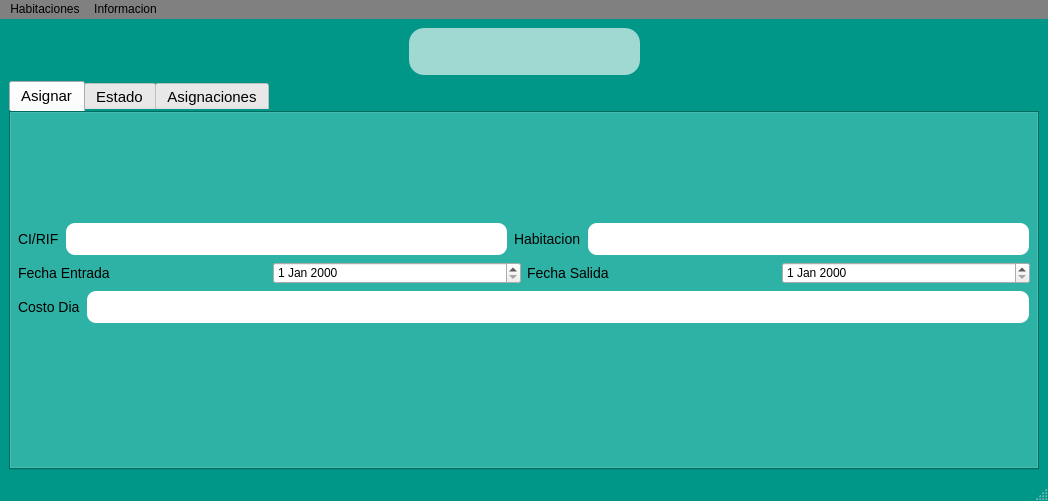
<?xml version="1.0" encoding="UTF-8"?>
<ui version="4.0">
 <class>VentanaHabitaciones</class>
 <widget class="QMainWindow" name="VentanaHabitaciones">
  <property name="geometry">
   <rect>
    <x>0</x>
    <y>0</y>
    <width>1048</width>
    <height>501</height>
   </rect>
  </property>
  <property name="windowTitle">
   <string>MainWindow</string>
  </property>
  <property name="styleSheet">
   <string notr="true">QPushButton#btnAsignar {
	border-radius: 15px;
	color: white;
	font-family: 'Roboto';
	font-size: 25px;
	image: url(&quot;../Iconos/mas.png&quot;);
}

QPushButton#btnEstado {
		border-radius: 15px;
		color: white;
		font-family: 'Roboto';
		font-size: 25px;
		image: url(&quot;../Iconos/lista.png&quot;);
}

QPushButton#btnAsignaciones {
		border-radius: 15px;
		color: white;
		font-family: 'Roboto';
		font-size: 25px;
		image: url(&quot;../Iconos/lista2.png&quot;);
}

QGroupBox {
	border-radius: 15px;
	background-color: #A0D8D2;
	font-family: 'Roboto';
}

QLineEdit {
	background-color: white;
	border-style: ouset;
	border-width: 2px;
	border-color: white;
	border-radius: 10px;
	font: bold 14px;
	min-width: 10em;
	padding: 6px;
}

QPushButton#btnAsignar:hover {
	background-color: #D3F9F8;
}

QPushButton#btnEstado:hover {
		background-color: #D3F9F8;
}

QPushButton#btnAsignaciones:hover {
		background-color: #D3F9F8;
}

QLabel {
	font-family: 'Roboto';
	font-size: 14px;
	border-style: inset;
}

QPushButton#btnAsignar_2 {
	border-radius: 15px;
	color: white;
	font-family: 'Roboto';
	font-size: 25px;
	image: url(&quot;../Iconos/usuario2.png&quot;);
}

QPushButton#btnLimpiar {
	border-radius: 15px;
	color: white;
	font-family: 'Roboto';
	font-size: 25px;
	image: url(&quot;../Iconos/limpiar.png&quot;);
}

QPushButton#btnCerrar_Asignar {
	border-radius: 15px;
	color: white;
	font-family: 'Roboto';
	font-size: 25px;
	image: url(&quot;../Iconos/cancelar.png&quot;);
}

QPushButton#btnAsignar_2:hover {
	background-color: green;
}

QPushButton#btnLimpiar:hover{
	background-color: #B9FFFD
}

QPushButton#btnCerrar_Asignar:hover {
	background-color: red;
}

QPushButton#btnCerrar_Estado{
	border-radius: 15px;
	font-family: 'Roboto';
	font-size: 25px;
	image: url(&quot;../Iconos/cancelar.png&quot;);
}
QPushButton#btnCerrar_Estado:hover{
	background-color: red;
}
QPushButton#btnEliminar {
	border-radius: 15px;
	color: white;
	font-family: 'Roboto';
	font-size: 25px;
	image: url(&quot;../Iconos/usuario3.png&quot;);
}
QPushButton#btnRecargar {
	border-radius: 15px;
	color: white;
	font-family: 'Roboto';
	font-size: 25px;
	image: url(&quot;../Iconos/archivo.png&quot;);
}
QPushButton#btnCerrar_Lista {
	border-radius: 15px;
	color: white;
	font-family: 'Roboto';
	font-size: 25px;
	image: url(&quot;../Iconos/cancelar.png&quot;);
}
QPushButton#btnAsignar{
	border-radius: 15px;
	color: white;
	font-family: 'Roboto';
	font-size: 25px;
	image: url(&quot;../Iconos/usuario4.png&quot;);
}
QPushButton#btnEliminar:hover{
	background-color: red;
}
QPushButton#btnAsignar:hover {
	background-color: green;
}

QPushButton#btnRecargar_Estado:hover {
		background-color: #D3F9F8;
}
QPushButton#btnLimpiar:hover {
		background-color: #D3F9F8;
}
QPushButton#btnCerrar_Estado:hover {
		background-color: red;
}
QPushButton#btnCerrar_Asignar:hover {
		background-color: red;
}
QTableWidget {
	border-radius: 15px;
	background-color: white;
}

QToolBox {
	border-radius: 15px;
	
}
QTabWidget {
	border-radius: 15px;
	background-color: white;
	font-family: 'Roboto';
	font-size: 15px;
}

QMenuBar {
	borde-radius: 15px;
	background-color:grey;
}
QAction {
	background-color: white;
}

QPushButton#btnRecargar_Estado {
	border-radius: 15px;
	color: white;
	font-family: 'Roboto';
	font-size: 25px;
	image: url(&quot;../Iconos/archivo.png&quot;);
}
QPushButton#btnRecargar:hover {
	background-color: #D3F9F8;
}

QPushButton#btnCerrar_Asignaciones {
	border-radius: 15px;
	color: white;
	font-family: 'Roboto';
	font-size: 25px;
	image: url(&quot;../Iconos/cancelar.png&quot;);
}

QPushButton#btnCerrar_Asignaciones:hover {
	background-color: red;
}
QMainWindow {
		background-color: #009688;
}

QTabWidget {
 border-size: 15px;
 background-color: #009688;
}</string>
  </property>
  <widget class="QWidget" name="centralwidget">
   <layout class="QGridLayout" name="gridLayout_22">
    <item row="0" column="0">
     <layout class="QGridLayout" name="gridLayout_20">
      <item row="0" column="0">
       <layout class="QGridLayout" name="gridLayout_3">
        <item row="0" column="0">
         <spacer name="horizontalSpacer">
          <property name="orientation">
           <enum>Qt::Horizontal</enum>
          </property>
          <property name="sizeHint" stdset="0">
           <size>
            <width>40</width>
            <height>20</height>
           </size>
          </property>
         </spacer>
        </item>
        <item row="0" column="1">
         <widget class="QGroupBox" name="gBHabitaciones">
          <property name="title">
           <string/>
          </property>
          <layout class="QGridLayout" name="gridLayout_2">
           <item row="0" column="0">
            <layout class="QGridLayout" name="gridLayout">
             <item row="0" column="0">
              <widget class="QPushButton" name="btnAsignar">
               <property name="toolTip">
                <string>&lt;html&gt;&lt;head/&gt;&lt;body&gt;&lt;p&gt;Asignar una habitacion a un cliente&lt;/p&gt;&lt;/body&gt;&lt;/html&gt;</string>
               </property>
               <property name="text">
                <string/>
               </property>
              </widget>
             </item>
             <item row="0" column="1">
              <widget class="QPushButton" name="btnEstado">
               <property name="toolTip">
                <string>&lt;html&gt;&lt;head/&gt;&lt;body&gt;&lt;p&gt;Ver el listado de las habitaciones&lt;/p&gt;&lt;/body&gt;&lt;/html&gt;</string>
               </property>
               <property name="text">
                <string/>
               </property>
              </widget>
             </item>
             <item row="0" column="2">
              <widget class="QPushButton" name="btnAsignaciones">
               <property name="toolTip">
                <string>&lt;html&gt;&lt;head/&gt;&lt;body&gt;&lt;p&gt;Ver lista de las asignaciones&lt;/p&gt;&lt;/body&gt;&lt;/html&gt;</string>
               </property>
               <property name="text">
                <string/>
               </property>
              </widget>
             </item>
            </layout>
           </item>
          </layout>
         </widget>
        </item>
        <item row="0" column="2">
         <spacer name="horizontalSpacer_2">
          <property name="orientation">
           <enum>Qt::Horizontal</enum>
          </property>
          <property name="sizeHint" stdset="0">
           <size>
            <width>40</width>
            <height>20</height>
           </size>
          </property>
         </spacer>
        </item>
       </layout>
      </item>
      <item row="1" column="0">
       <widget class="QTabWidget" name="tabHabitaciones">
        <property name="currentIndex">
         <number>0</number>
        </property>
        <widget class="QWidget" name="tabAsignar">
         <attribute name="title">
          <string>Asignar</string>
         </attribute>
         <layout class="QGridLayout" name="gridLayout_11">
          <item row="0" column="0">
           <layout class="QGridLayout" name="gridLayout_7">
            <item row="0" column="0">
             <layout class="QGridLayout" name="gridLayout_4">
              <item row="0" column="0">
               <layout class="QGridLayout" name="gridLayout_5">
                <item row="0" column="0">
                 <widget class="QLabel" name="lblCI_RIF">
                  <property name="toolTip">
                   <string>&lt;html&gt;&lt;head/&gt;&lt;body&gt;&lt;p&gt;Cedula o RIF del cliente&lt;/p&gt;&lt;/body&gt;&lt;/html&gt;</string>
                  </property>
                  <property name="text">
                   <string>CI/RIF</string>
                  </property>
                 </widget>
                </item>
                <item row="0" column="1">
                 <widget class="QLineEdit" name="leCI_RIF"/>
                </item>
                <item row="0" column="2">
                 <widget class="QLabel" name="lblHabitacion">
                  <property name="toolTip">
                   <string>&lt;html&gt;&lt;head/&gt;&lt;body&gt;&lt;p&gt;Numero de la habitacion&lt;/p&gt;&lt;/body&gt;&lt;/html&gt;</string>
                  </property>
                  <property name="text">
                   <string>Habitacion</string>
                  </property>
                 </widget>
                </item>
                <item row="0" column="3">
                 <widget class="QLineEdit" name="leHabitacion"/>
                </item>
               </layout>
              </item>
              <item row="1" column="0">
               <layout class="QGridLayout" name="gridLayout_6">
                <item row="0" column="0">
                 <widget class="QLabel" name="lblEntrada">
                  <property name="whatsThis">
                   <string>&lt;html&gt;&lt;head/&gt;&lt;body&gt;&lt;p&gt;Fecha en la que se le asigna la habitacion&lt;/p&gt;&lt;/body&gt;&lt;/html&gt;</string>
                  </property>
                  <property name="text">
                   <string>Fecha Entrada</string>
                  </property>
                 </widget>
                </item>
                <item row="0" column="1">
                 <widget class="QDateEdit" name="dateEntrada"/>
                </item>
                <item row="0" column="2">
                 <widget class="QLabel" name="lblSalida">
                  <property name="toolTip">
                   <string>&lt;html&gt;&lt;head/&gt;&lt;body&gt;&lt;p&gt;Fecha de salida del cliente&lt;/p&gt;&lt;/body&gt;&lt;/html&gt;</string>
                  </property>
                  <property name="text">
                   <string>Fecha Salida</string>
                  </property>
                 </widget>
                </item>
                <item row="0" column="3">
                 <widget class="QDateEdit" name="dateSalida"/>
                </item>
               </layout>
              </item>
              <item row="2" column="0">
               <layout class="QGridLayout" name="gridLayout_8">
                <item row="0" column="0">
                 <widget class="QLabel" name="lblCostoDia">
                  <property name="toolTip">
                   <string>&lt;html&gt;&lt;head/&gt;&lt;body&gt;&lt;p&gt;Costo del Dia&lt;/p&gt;&lt;/body&gt;&lt;/html&gt;</string>
                  </property>
                  <property name="text">
                   <string>Costo Dia</string>
                  </property>
                 </widget>
                </item>
                <item row="0" column="1">
                 <widget class="QLineEdit" name="leCostoDia"/>
                </item>
               </layout>
              </item>
             </layout>
            </item>
            <item row="1" column="0">
             <layout class="QGridLayout" name="gridLayout_9">
              <item row="0" column="0">
               <spacer name="horizontalSpacer_3">
                <property name="orientation">
                 <enum>Qt::Horizontal</enum>
                </property>
                <property name="sizeHint" stdset="0">
                 <size>
                  <width>40</width>
                  <height>20</height>
                 </size>
                </property>
               </spacer>
              </item>
              <item row="0" column="1">
               <layout class="QGridLayout" name="gridLayout_10">
                <item row="0" column="0">
                 <widget class="QPushButton" name="btnAsignar_2">
                  <property name="toolTip">
                   <string>&lt;html&gt;&lt;head/&gt;&lt;body&gt;&lt;p&gt;Asigna una habitacion al cliente&lt;/p&gt;&lt;/body&gt;&lt;/html&gt;</string>
                  </property>
                  <property name="text">
                   <string/>
                  </property>
                 </widget>
                </item>
                <item row="0" column="1">
                 <widget class="QPushButton" name="btnLimpiar">
                  <property name="toolTip">
                   <string>&lt;html&gt;&lt;head/&gt;&lt;body&gt;&lt;p&gt;Borrar todo lo escrito&lt;/p&gt;&lt;/body&gt;&lt;/html&gt;</string>
                  </property>
                  <property name="text">
                   <string/>
                  </property>
                 </widget>
                </item>
                <item row="0" column="2">
                 <widget class="QPushButton" name="btnCerrar_Asignar">
                  <property name="toolTip">
                   <string>&lt;html&gt;&lt;head/&gt;&lt;body&gt;&lt;p&gt;cierra la pestaña asignar&lt;/p&gt;&lt;/body&gt;&lt;/html&gt;</string>
                  </property>
                  <property name="text">
                   <string/>
                  </property>
                 </widget>
                </item>
               </layout>
              </item>
              <item row="0" column="2">
               <spacer name="horizontalSpacer_4">
                <property name="orientation">
                 <enum>Qt::Horizontal</enum>
                </property>
                <property name="sizeHint" stdset="0">
                 <size>
                  <width>40</width>
                  <height>20</height>
                 </size>
                </property>
               </spacer>
              </item>
             </layout>
            </item>
           </layout>
          </item>
         </layout>
        </widget>
        <widget class="QWidget" name="tabEstado">
         <attribute name="title">
          <string>Estado</string>
         </attribute>
         <layout class="QGridLayout" name="gridLayout_19">
          <item row="0" column="0">
           <layout class="QGridLayout" name="gridLayout_15">
            <item row="0" column="0">
             <layout class="QGridLayout" name="gridLayout_12">
              <item row="0" column="0">
               <widget class="QTableWidget" name="tablaEstado"/>
              </item>
             </layout>
            </item>
            <item row="1" column="0">
             <layout class="QGridLayout" name="gridLayout_13">
              <item row="0" column="0">
               <spacer name="horizontalSpacer_5">
                <property name="orientation">
                 <enum>Qt::Horizontal</enum>
                </property>
                <property name="sizeHint" stdset="0">
                 <size>
                  <width>40</width>
                  <height>20</height>
                 </size>
                </property>
               </spacer>
              </item>
              <item row="0" column="1">
               <layout class="QGridLayout" name="gridLayout_14">
                <item row="0" column="0">
                 <widget class="QLabel" name="lblGuardar">
                  <property name="text">
                   <string>Guardar</string>
                  </property>
                 </widget>
                </item>
                <item row="0" column="1">
                 <widget class="QComboBox" name="cBGuardar">
                  <item>
                   <property name="text">
                    <string>...</string>
                   </property>
                  </item>
                  <item>
                   <property name="text">
                    <string>PDF</string>
                   </property>
                  </item>
                  <item>
                   <property name="text">
                    <string>CSV</string>
                   </property>
                  </item>
                 </widget>
                </item>
               </layout>
              </item>
              <item row="0" column="4">
               <spacer name="horizontalSpacer_6">
                <property name="orientation">
                 <enum>Qt::Horizontal</enum>
                </property>
                <property name="sizeHint" stdset="0">
                 <size>
                  <width>40</width>
                  <height>20</height>
                 </size>
                </property>
               </spacer>
              </item>
              <item row="0" column="3">
               <widget class="QPushButton" name="btnCerrar_Estado">
                <property name="toolTip">
                 <string>&lt;html&gt;&lt;head/&gt;&lt;body&gt;&lt;p&gt;Cierra la lista de las habitaciones&lt;/p&gt;&lt;/body&gt;&lt;/html&gt;</string>
                </property>
                <property name="text">
                 <string/>
                </property>
               </widget>
              </item>
              <item row="0" column="2">
               <widget class="QPushButton" name="btnRecargar_Estado">
                <property name="toolTip">
                 <string>&lt;html&gt;&lt;head/&gt;&lt;body&gt;&lt;p&gt;Recargar la lista de las habitaciones&lt;/p&gt;&lt;/body&gt;&lt;/html&gt;</string>
                </property>
                <property name="text">
                 <string/>
                </property>
               </widget>
              </item>
             </layout>
            </item>
           </layout>
          </item>
         </layout>
        </widget>
        <widget class="QWidget" name="tabAsignaciones">
         <attribute name="title">
          <string>Asignaciones</string>
         </attribute>
         <layout class="QGridLayout" name="gridLayout_21">
          <item row="0" column="0">
           <layout class="QGridLayout" name="gridLayout_18">
            <item row="0" column="0">
             <layout class="QGridLayout" name="gridLayout_16">
              <item row="0" column="0">
               <widget class="QLineEdit" name="leBuscarAsignaciones">
                <property name="styleSheet">
                 <string notr="true">QLineEdit {background yellow
border-color: qradialgradient(spread:pad, cx:0.5, cy:0.5, radius:0.5, fx:0.5, fy:0.5, stop:0 rgba(255, 255, 255, 255), stop:0.1 rgba(255, 255, 255, 255), stop:0.2 rgba(255, 176, 176, 167), stop:0.3 rgba(255, 151, 151, 92), stop:0.4 rgba(255, 125, 125, 51), stop:0.5 rgba(255, 76, 76, 205), stop:0.52 rgba(255, 76, 76, 205), stop:0.6 rgba(255, 180, 180, 84), stop:1 rgba(255, 255, 255, 0))};</string>
                </property>
               </widget>
              </item>
              <item row="1" column="0">
               <widget class="QTableWidget" name="tablaAsignaciones"/>
              </item>
             </layout>
            </item>
            <item row="1" column="0">
             <layout class="QGridLayout" name="gridLayout_17">
              <item row="0" column="0">
               <spacer name="horizontalSpacer_7">
                <property name="orientation">
                 <enum>Qt::Horizontal</enum>
                </property>
                <property name="sizeHint" stdset="0">
                 <size>
                  <width>40</width>
                  <height>20</height>
                 </size>
                </property>
               </spacer>
              </item>
              <item row="0" column="1">
               <widget class="QPushButton" name="btnEliminar">
                <property name="toolTip">
                 <string>&lt;html&gt;&lt;head/&gt;&lt;body&gt;&lt;p&gt;Elimina una asignacion&lt;/p&gt;&lt;/body&gt;&lt;/html&gt;</string>
                </property>
                <property name="text">
                 <string/>
                </property>
               </widget>
              </item>
              <item row="0" column="2">
               <widget class="QPushButton" name="btnRecargar">
                <property name="toolTip">
                 <string>&lt;html&gt;&lt;head/&gt;&lt;body&gt;&lt;p&gt;Actualiza la lista de las asignaciones&lt;/p&gt;&lt;/body&gt;&lt;/html&gt;</string>
                </property>
                <property name="text">
                 <string/>
                </property>
               </widget>
              </item>
              <item row="0" column="4">
               <spacer name="horizontalSpacer_8">
                <property name="orientation">
                 <enum>Qt::Horizontal</enum>
                </property>
                <property name="sizeHint" stdset="0">
                 <size>
                  <width>40</width>
                  <height>20</height>
                 </size>
                </property>
               </spacer>
              </item>
              <item row="0" column="3">
               <widget class="QPushButton" name="btnCerrar_Asignaciones">
                <property name="text">
                 <string/>
                </property>
               </widget>
              </item>
             </layout>
            </item>
           </layout>
          </item>
         </layout>
        </widget>
       </widget>
      </item>
     </layout>
    </item>
   </layout>
  </widget>
  <widget class="QMenuBar" name="mbHabitaciones">
   <property name="geometry">
    <rect>
     <x>0</x>
     <y>0</y>
     <width>1048</width>
     <height>22</height>
    </rect>
   </property>
   <widget class="QMenu" name="menuHabitaciones">
    <property name="title">
     <string>Habitaciones</string>
    </property>
    <addaction name="actionAsignar"/>
    <addaction name="actionEstado"/>
    <addaction name="actionAsignaciones"/>
    <addaction name="separator"/>
    <addaction name="actionSalir_2"/>
   </widget>
   <widget class="QMenu" name="menuInformacion">
    <property name="title">
     <string>Informacion</string>
    </property>
    <addaction name="actionAcercaDe"/>
   </widget>
   <addaction name="menuHabitaciones"/>
   <addaction name="menuInformacion"/>
  </widget>
  <widget class="QStatusBar" name="stHabitaciones"/>
  <action name="actionAsignar">
   <property name="text">
    <string>Asignar</string>
   </property>
  </action>
  <action name="actionEstado">
   <property name="text">
    <string>Estado</string>
   </property>
  </action>
  <action name="actionAcercaDe">
   <property name="text">
    <string>AcercaDe</string>
   </property>
  </action>
  <action name="actionSalir">
   <property name="text">
    <string>Salir</string>
   </property>
  </action>
  <action name="actionAsignaciones">
   <property name="text">
    <string>Asignaciones</string>
   </property>
  </action>
  <action name="actionSalir_2">
   <property name="text">
    <string>Salir</string>
   </property>
  </action>
 </widget>
 <resources/>
 <connections>
  <connection>
   <sender>btnLimpiar</sender>
   <signal>clicked()</signal>
   <receiver>leCostoDia</receiver>
   <slot>clear()</slot>
   <hints>
    <hint type="sourcelabel">
     <x>510</x>
     <y>384</y>
    </hint>
    <hint type="destinationlabel">
     <x>430</x>
     <y>276</y>
    </hint>
   </hints>
  </connection>
  <connection>
   <sender>btnLimpiar</sender>
   <signal>clicked()</signal>
   <receiver>dateEntrada</receiver>
   <slot>clear()</slot>
   <hints>
    <hint type="sourcelabel">
     <x>542</x>
     <y>378</y>
    </hint>
    <hint type="destinationlabel">
     <x>481</x>
     <y>225</y>
    </hint>
   </hints>
  </connection>
  <connection>
   <sender>btnLimpiar</sender>
   <signal>clicked()</signal>
   <receiver>dateSalida</receiver>
   <slot>clear()</slot>
   <hints>
    <hint type="sourcelabel">
     <x>544</x>
     <y>382</y>
    </hint>
    <hint type="destinationlabel">
     <x>806</x>
     <y>224</y>
    </hint>
   </hints>
  </connection>
  <connection>
   <sender>btnLimpiar</sender>
   <signal>clicked()</signal>
   <receiver>leHabitacion</receiver>
   <slot>clear()</slot>
   <hints>
    <hint type="sourcelabel">
     <x>557</x>
     <y>384</y>
    </hint>
    <hint type="destinationlabel">
     <x>628</x>
     <y>173</y>
    </hint>
   </hints>
  </connection>
  <connection>
   <sender>btnLimpiar</sender>
   <signal>clicked()</signal>
   <receiver>leCI_RIF</receiver>
   <slot>clear()</slot>
   <hints>
    <hint type="sourcelabel">
     <x>530</x>
     <y>386</y>
    </hint>
    <hint type="destinationlabel">
     <x>403</x>
     <y>173</y>
    </hint>
   </hints>
  </connection>
 </connections>
</ui>
